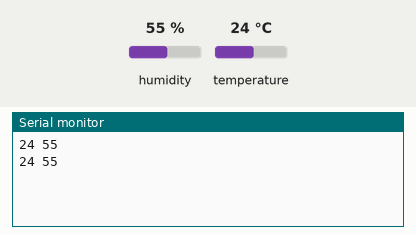
The sketch below on a simulated Arduino Uno, built with avr-gcc and run on an emulated ATmega328P. Parts: the last lines printed to the serial monitor. The test bench sets the inputs (shaded band); at power-on: humidity 55 %, temperature 24 °C.

Above: at 2.8 s.
2.9 s: humidity set to 22 %
At 5.1 s:
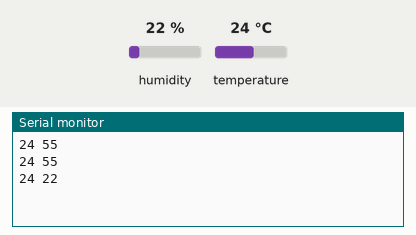
5.6 s: temperature set to 12 °C
At 7.4 s:
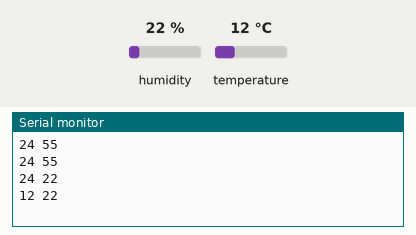
8.3 s: humidity set to 40 %
At 11.0 s:
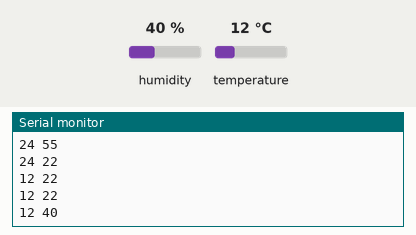
Timing chart, 0 to 12.5 s (numbered marks = the images above; inputs shaded):
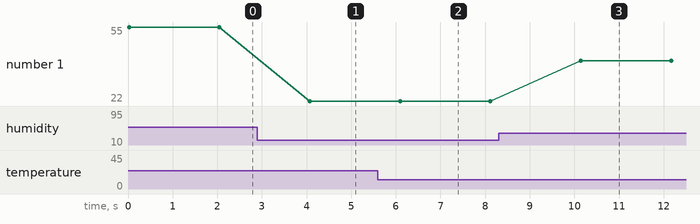

The sketch:

dht11.ino
```cpp
#include<dht11.h>

dht11 DHT11;
#define DHT11PIN 8

void setup(){
  Serial.begin(9600);
}

void loop(){
  int chk = DHT11.read(DHT11PIN);
  int temperature = DHT11.temperature;
  int humidity = DHT11.humidity;

  Serial.print(temperature);
  Serial.print(" ");
  Serial.println(humidity);
  delay(2000);
}
```

Measured:
- after the input at 2.9 s, the serial monitor: prints a new line after 1.2 s (image 1)
- after the input at 5.6 s, the serial monitor: prints a new line after 0.49 s (image 2)
- after the input at 8.3 s, the serial monitor: prints a new line after 1.8 s (image 3)
- plotted number 1: 55 → 22 after the input at 2.9 s, 22 → 40 after the input at 8.3 s
